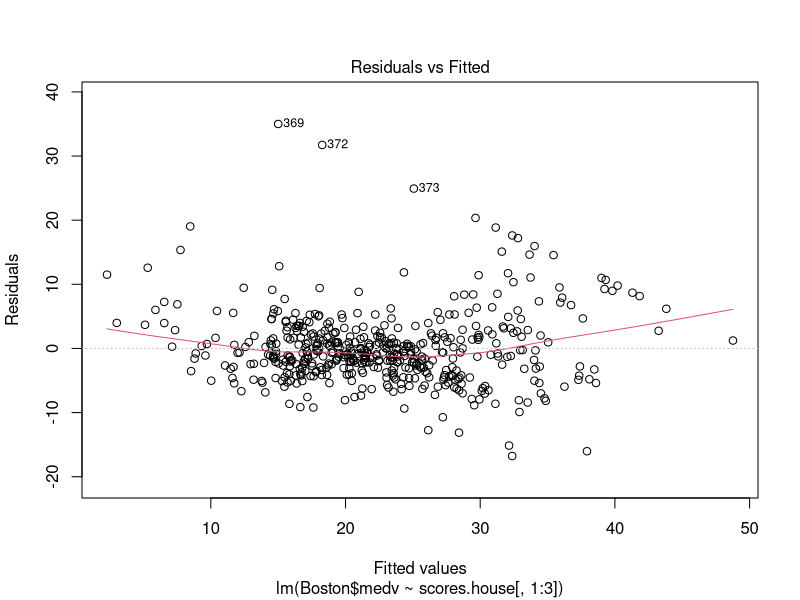
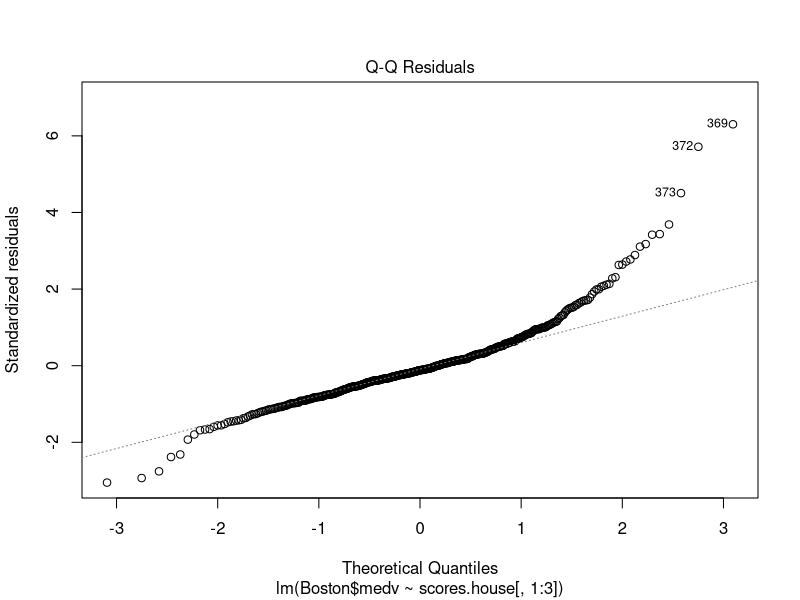
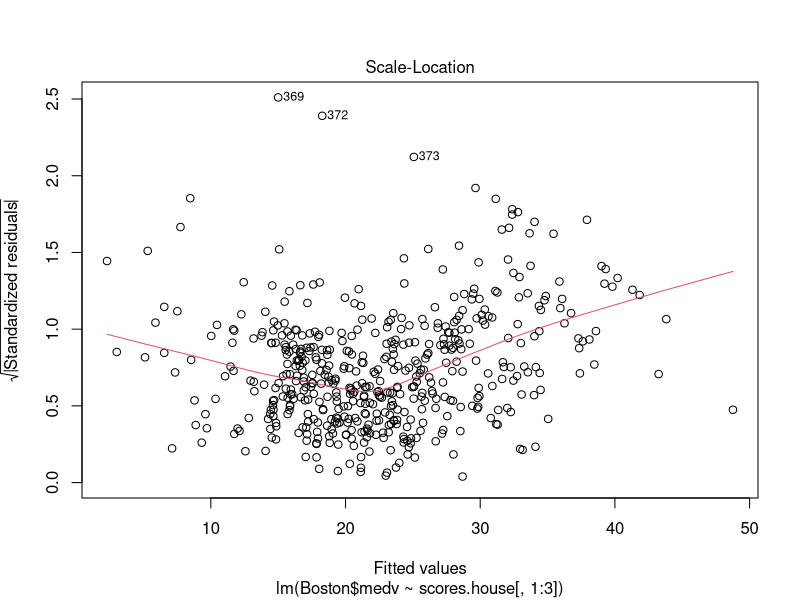
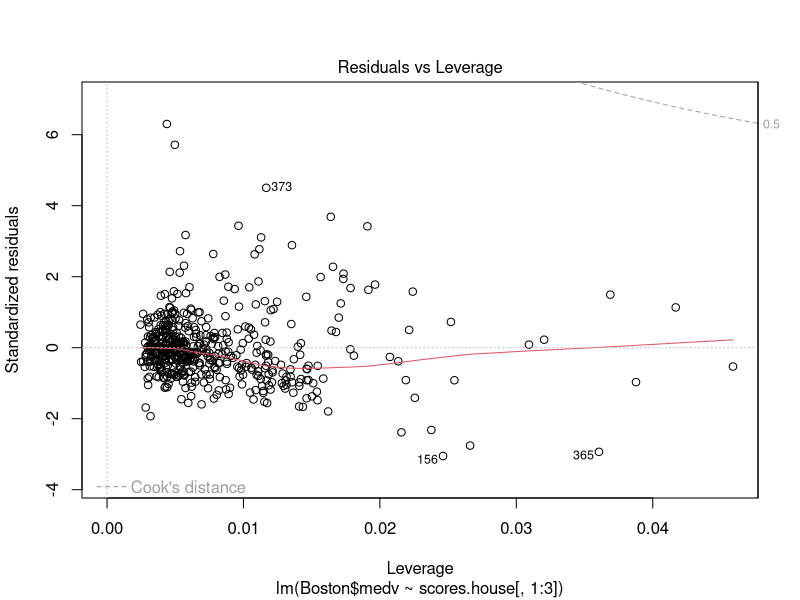
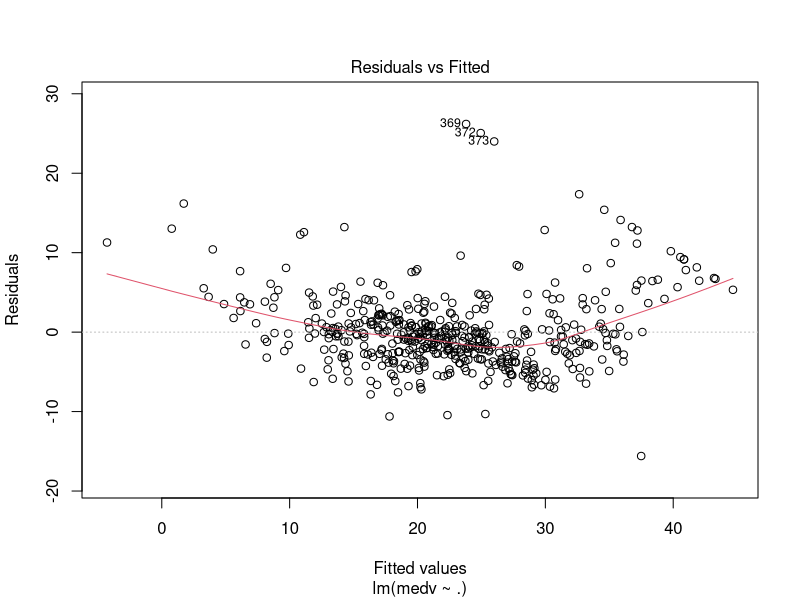
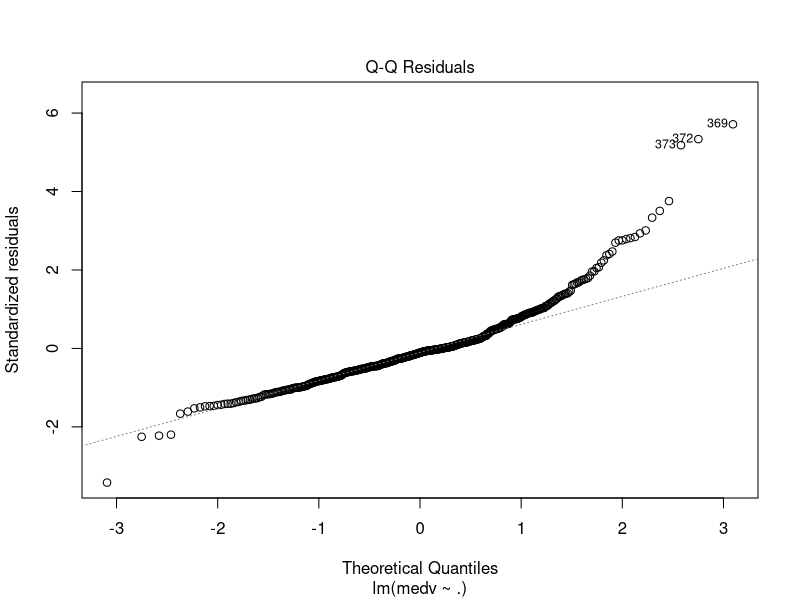
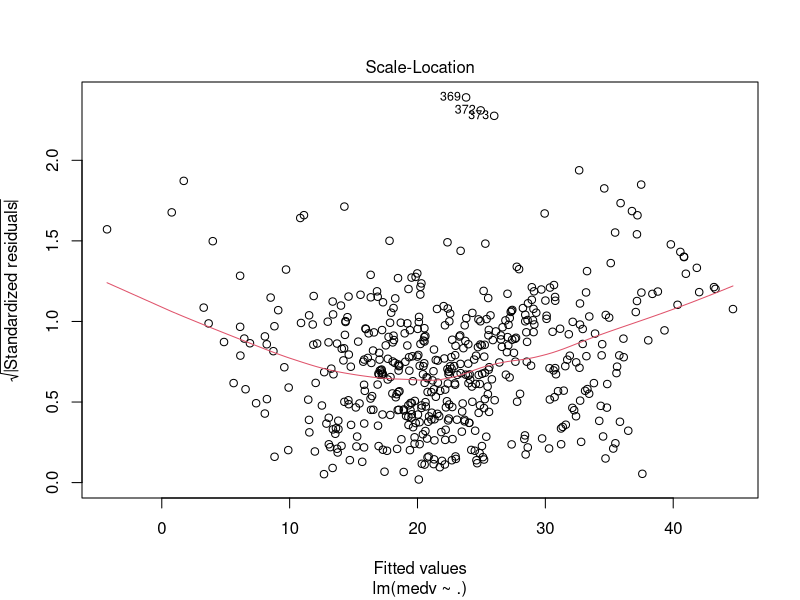
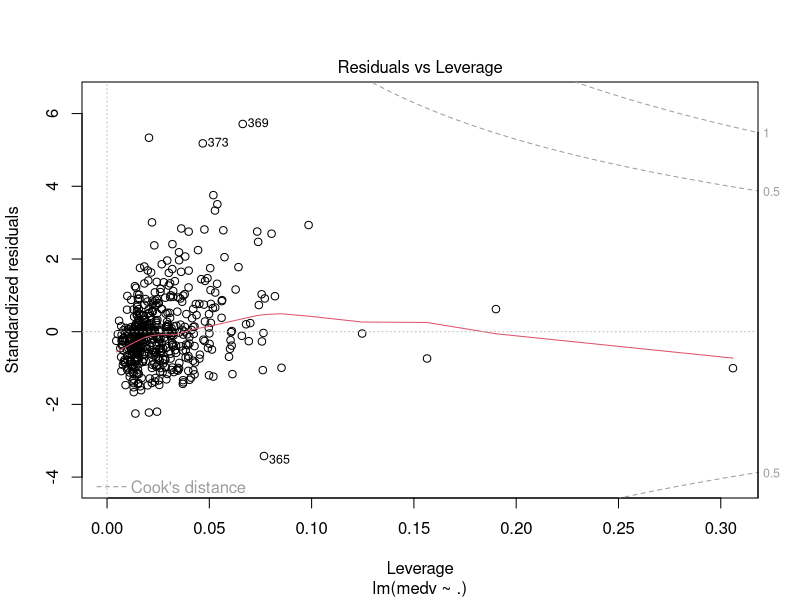

Write R code to recreate these figures, in order.
# PCA with housing data
library(MASS)
head(Boston)

#PCA
pca.house <- prcomp(scale(Boston[, -14]))
pca.house$x
scores.house <- pca.house$x

# linear model with PCA
lm.pca <- lm(Boston$medv ~ scores.house[, 1:3])
summary(lm.pca)

# linear model with original data
lm.full <- lm(medv ~., data = Boston)
summary(lm.full)

# plot for assumption check
plot(lm.pca)
plot(lm.full)
